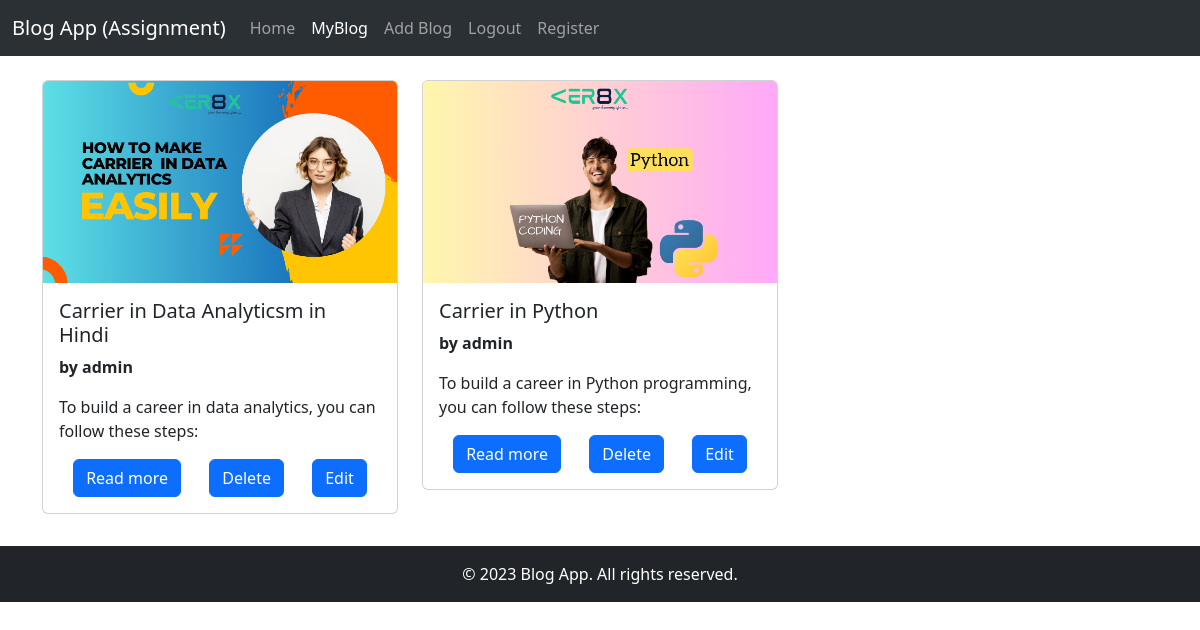
The page /my-blog/ (signed in) on the database as committed earlier.
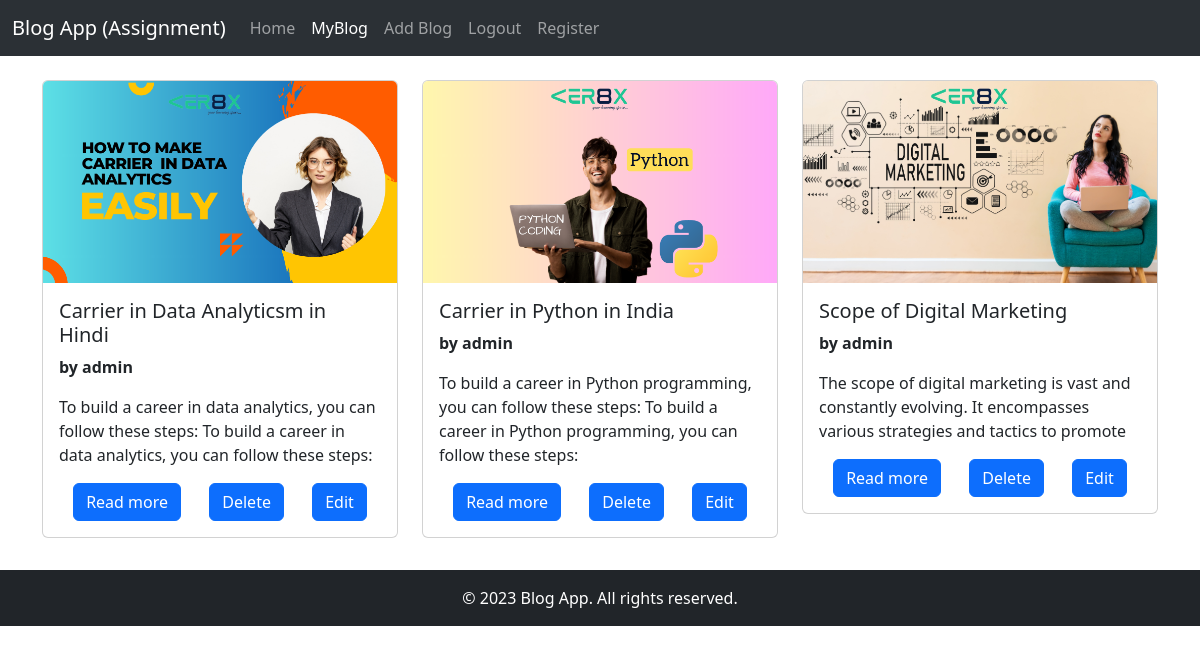
The same page on the database as committed later.
### api/models.py (models this page shows, shortened)
class created_updated(models.Model):
    created_at = models.DateTimeField(auto_now_add=True)
    updated_at = models.DateTimeField(auto_now=True)

class BlogPost(created_updated):
    title = models.CharField(max_length=200, unique=True)
    subtitle = models.CharField(max_length=255, blank=True)
    slug = models.SlugField(max_length=255, unique=True)
    image = models.ImageField(upload_to='blogs/', blank=True)
    body = models.TextField(blank=True, null=True)
    meta_description = models.CharField(max_length=150, blank=True)
    meta_keyword = models.CharField(max_length=150, blank=True)
    author = models.ForeignKey(User, on_delete=models.CASCADE)
    category = models.ForeignKey(Category, related_name='categories_post', on_delete=models.SET_NULL, null=True)

### blog/views.py (the view, shortened to what this page needs)
# urls.py: path('my-blog/', views.MyBlogView.as_view(), name='myblog'),
class MyBlogView(APIView):
    def get(self, request):
        posts = BlogPost.objects.filter(author=request.user)
        return render(request, 'index.html', context={'posts':posts, 'current_path':resolve(request.path).url_name})

### blog/context_processors.py (called while the page is built)
def auth_check(request):
    if request.user.is_authenticated:
        return {'is_login':True}
    else:
        return {'is_login':False}

### blog/templates/index.html (shortened to what this page needs)
{% extends 'base.html' %}
{% load static %}
{% block body %}
<section class="container">
    <div class="row">
    </div>
</section>
<section class="container">
<div class="row">
    {% if posts %}
        {% for post in posts %}
        <div class="col-md-4 my-2">
            <div class="card" style="">
                <img src="{{post.image.url}}" class="card-img-top" alt="...">
                <div class="card-body">
                    <a href="{% url 'blog:blogdetail' post.slug %}" style="text-decoration:none;"><h5 class="card-title text-dark">{{post.title}}</h5></a>
                    <p><strong>by {{post.author}}</strong></p>
                    <p class="card-text"> {{post.subtitle |truncatewords:"50" }}</p>
                    <div class="{% if current_path == 'myblog' %} d-flex {% endif %}">
                        <a href="{% url 'blog:blogdetail' post.slug %}" class="btn btn-primary m-auto">Read more</a>
                        {% if current_path == 'myblog' %}
                        <a href="javascript:void(0);" onclick="deletePost('{{post.id}}')" class="btn btn-primary m-auto">Delete</a>
                        <a href="{% url 'blog:editblog' post.id %}" class="btn btn-primary m-auto">Edit</a>
                        {% endif %}
                    </div>
                </div>
            </div>
        </div>
        {% endfor %}
    {% else %}
        <div class="alert alert-primary mt-2 " role="alert">
            No Blog posted yet.
        </div>
    {% endif %}
</div>
</section>
{% endblock %}

Rows that differ between the two databases and show on the page:
changed BlogPost "Carrier in Data Analyticsm in Hindi": subtitle "To build a career in data analytics, you can follow these steps:" → "To build a career in data analytics, you can follow these steps: To build a career in data analytics, you can follow these steps:"
changed BlogPost: title "Carrier in Python" → "Carrier in Python in India"; subtitle "To build a career in Python programming, you can follow these steps:" → "To build a career in Python programming, you can follow these steps: To build a career in Python programming, you can follow these steps:"
added BlogPost: image (picture), title "Scope of Digital Marketing", author "admin", subtitle "The scope of digital marketing is vast and constantly evolving. It encompasses various strategies and tactics to promote"
